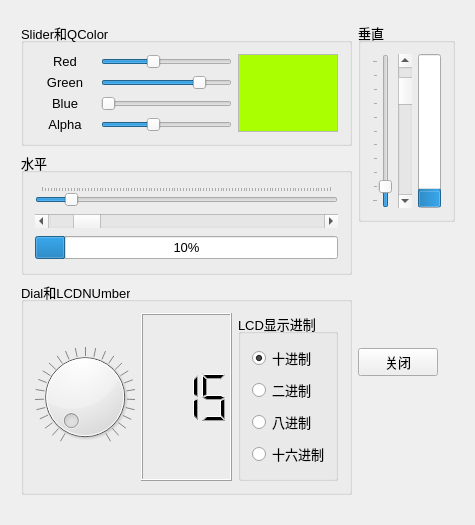
<?xml version="1.0" encoding="UTF-8"?>
<ui version="4.0">
 <class>Widget</class>
 <widget class="QWidget" name="Widget">
  <property name="geometry">
   <rect>
    <x>0</x>
    <y>0</y>
    <width>475</width>
    <height>525</height>
   </rect>
  </property>
  <property name="font">
   <font>
    <pointsize>10</pointsize>
   </font>
  </property>
  <property name="windowTitle">
   <string>数值输入和显示Misc</string>
  </property>
  <widget class="QWidget" name="layoutWidget">
   <property name="geometry">
    <rect>
     <x>10</x>
     <y>11</y>
     <width>456</width>
     <height>495</height>
    </rect>
   </property>
   <layout class="QHBoxLayout" name="horizontalLayout">
    <item>
     <layout class="QVBoxLayout" name="verticalLayout_2">
      <item>
       <widget class="QGroupBox" name="groupBox_2">
        <property name="title">
         <string>Slider和QColor</string>
        </property>
        <layout class="QGridLayout" name="gridLayout_2">
         <item row="1" column="1">
          <widget class="QSlider" name="SliderGreen">
           <property name="maximum">
            <number>255</number>
           </property>
           <property name="value">
            <number>200</number>
           </property>
           <property name="orientation">
            <enum>Qt::Horizontal</enum>
           </property>
          </widget>
         </item>
         <item row="2" column="1">
          <widget class="QSlider" name="SliderBlue">
           <property name="maximum">
            <number>255</number>
           </property>
           <property name="orientation">
            <enum>Qt::Horizontal</enum>
           </property>
          </widget>
         </item>
         <item row="0" column="0">
          <widget class="QLabel" name="label">
           <property name="minimumSize">
            <size>
             <width>60</width>
             <height>0</height>
            </size>
           </property>
           <property name="text">
            <string>Red</string>
           </property>
           <property name="alignment">
            <set>Qt::AlignCenter</set>
           </property>
          </widget>
         </item>
         <item row="1" column="0">
          <widget class="QLabel" name="label_2">
           <property name="text">
            <string>Green</string>
           </property>
           <property name="alignment">
            <set>Qt::AlignCenter</set>
           </property>
          </widget>
         </item>
         <item row="2" column="0">
          <widget class="QLabel" name="label_3">
           <property name="text">
            <string>Blue</string>
           </property>
           <property name="alignment">
            <set>Qt::AlignCenter</set>
           </property>
          </widget>
         </item>
         <item row="0" column="1">
          <widget class="QSlider" name="SliderRed">
           <property name="maximum">
            <number>255</number>
           </property>
           <property name="value">
            <number>100</number>
           </property>
           <property name="orientation">
            <enum>Qt::Horizontal</enum>
           </property>
           <property name="invertedAppearance">
            <bool>false</bool>
           </property>
           <property name="invertedControls">
            <bool>false</bool>
           </property>
           <property name="tickPosition">
            <enum>QSlider::NoTicks</enum>
           </property>
           <property name="tickInterval">
            <number>0</number>
           </property>
          </widget>
         </item>
         <item row="3" column="1">
          <widget class="QSlider" name="SliderAlpha">
           <property name="maximum">
            <number>255</number>
           </property>
           <property name="value">
            <number>100</number>
           </property>
           <property name="orientation">
            <enum>Qt::Horizontal</enum>
           </property>
          </widget>
         </item>
         <item row="3" column="0">
          <widget class="QLabel" name="label_4">
           <property name="text">
            <string>Alpha</string>
           </property>
           <property name="alignment">
            <set>Qt::AlignCenter</set>
           </property>
          </widget>
         </item>
         <item row="0" column="3" rowspan="4">
          <widget class="QTextEdit" name="textEdit">
           <property name="maximumSize">
            <size>
             <width>100</width>
             <height>16777215</height>
            </size>
           </property>
           <property name="palette">
            <palette>
             <active>
              <colorrole role="Base">
               <brush brushstyle="SolidPattern">
                <color alpha="255">
                 <red>170</red>
                 <green>255</green>
                 <blue>0</blue>
                </color>
               </brush>
              </colorrole>
             </active>
             <inactive>
              <colorrole role="Base">
               <brush brushstyle="SolidPattern">
                <color alpha="255">
                 <red>170</red>
                 <green>255</green>
                 <blue>0</blue>
                </color>
               </brush>
              </colorrole>
             </inactive>
             <disabled>
              <colorrole role="Base">
               <brush brushstyle="SolidPattern">
                <color alpha="255">
                 <red>240</red>
                 <green>240</green>
                 <blue>240</blue>
                </color>
               </brush>
              </colorrole>
             </disabled>
            </palette>
           </property>
          </widget>
         </item>
        </layout>
       </widget>
      </item>
      <item>
       <widget class="QGroupBox" name="groupBox">
        <property name="title">
         <string>水平</string>
        </property>
        <layout class="QVBoxLayout" name="verticalLayout">
         <item>
          <widget class="QSlider" name="SliderH">
           <property name="maximum">
            <number>100</number>
           </property>
           <property name="value">
            <number>10</number>
           </property>
           <property name="orientation">
            <enum>Qt::Horizontal</enum>
           </property>
           <property name="invertedAppearance">
            <bool>false</bool>
           </property>
           <property name="invertedControls">
            <bool>true</bool>
           </property>
           <property name="tickPosition">
            <enum>QSlider::TicksAbove</enum>
           </property>
           <property name="tickInterval">
            <number>0</number>
           </property>
          </widget>
         </item>
         <item>
          <widget class="QScrollBar" name="ScrollBarH">
           <property name="maximum">
            <number>100</number>
           </property>
           <property name="value">
            <number>10</number>
           </property>
           <property name="sliderPosition">
            <number>10</number>
           </property>
           <property name="orientation">
            <enum>Qt::Horizontal</enum>
           </property>
          </widget>
         </item>
         <item>
          <widget class="QProgressBar" name="progBarH">
           <property name="value">
            <number>10</number>
           </property>
           <property name="textVisible">
            <bool>true</bool>
           </property>
           <property name="orientation">
            <enum>Qt::Horizontal</enum>
           </property>
           <property name="textDirection">
            <enum>QProgressBar::TopToBottom</enum>
           </property>
           <property name="format">
            <string>%p%</string>
           </property>
          </widget>
         </item>
        </layout>
       </widget>
      </item>
      <item>
       <widget class="QGroupBox" name="groupBox_4">
        <property name="title">
         <string>Dial和LCDNUmber</string>
        </property>
        <layout class="QHBoxLayout" name="horizontalLayout_2">
         <item>
          <widget class="QDial" name="dial">
           <property name="maximum">
            <number>255</number>
           </property>
           <property name="sliderPosition">
            <number>0</number>
           </property>
           <property name="tracking">
            <bool>true</bool>
           </property>
           <property name="orientation">
            <enum>Qt::Horizontal</enum>
           </property>
           <property name="wrapping">
            <bool>false</bool>
           </property>
           <property name="notchTarget">
            <double>10.000000000000000</double>
           </property>
           <property name="notchesVisible">
            <bool>true</bool>
           </property>
          </widget>
         </item>
         <item>
          <widget class="QLCDNumber" name="LCDDisplay">
           <property name="smallDecimalPoint">
            <bool>false</bool>
           </property>
           <property name="digitCount">
            <number>3</number>
           </property>
           <property name="mode">
            <enum>QLCDNumber::Dec</enum>
           </property>
           <property name="segmentStyle">
            <enum>QLCDNumber::Filled</enum>
           </property>
           <property name="value" stdset="0">
            <double>15.000000000000000</double>
           </property>
           <property name="intValue" stdset="0">
            <number>15</number>
           </property>
          </widget>
         </item>
         <item>
          <widget class="QGroupBox" name="groupBox_5">
           <property name="maximumSize">
            <size>
             <width>100</width>
             <height>16777215</height>
            </size>
           </property>
           <property name="title">
            <string>LCD显示进制</string>
           </property>
           <layout class="QVBoxLayout" name="verticalLayout_5">
            <item>
             <widget class="QRadioButton" name="radioBtnDec">
              <property name="text">
               <string>十进制</string>
              </property>
              <property name="checked">
               <bool>true</bool>
              </property>
             </widget>
            </item>
            <item>
             <widget class="QRadioButton" name="radioBtnBin">
              <property name="text">
               <string>二进制</string>
              </property>
             </widget>
            </item>
            <item>
             <widget class="QRadioButton" name="radioBtnOct">
              <property name="text">
               <string>八进制</string>
              </property>
             </widget>
            </item>
            <item>
             <widget class="QRadioButton" name="radioBtnHex">
              <property name="text">
               <string>十六进制</string>
              </property>
             </widget>
            </item>
           </layout>
          </widget>
         </item>
        </layout>
       </widget>
      </item>
     </layout>
    </item>
    <item>
     <layout class="QGridLayout" name="gridLayout">
      <item row="0" column="0">
       <widget class="QGroupBox" name="groupBox_3">
        <property name="minimumSize">
         <size>
          <width>0</width>
          <height>200</height>
         </size>
        </property>
        <property name="title">
         <string>垂直</string>
        </property>
        <layout class="QHBoxLayout" name="horizontalLayout_3">
         <item>
          <widget class="QSlider" name="SliderV">
           <property name="maximum">
            <number>100</number>
           </property>
           <property name="value">
            <number>10</number>
           </property>
           <property name="orientation">
            <enum>Qt::Vertical</enum>
           </property>
           <property name="tickPosition">
            <enum>QSlider::TicksAbove</enum>
           </property>
          </widget>
         </item>
         <item>
          <widget class="QScrollBar" name="ScrollBarV">
           <property name="maximum">
            <number>100</number>
           </property>
           <property name="sliderPosition">
            <number>10</number>
           </property>
           <property name="orientation">
            <enum>Qt::Vertical</enum>
           </property>
          </widget>
         </item>
         <item>
          <widget class="QProgressBar" name="progBarV">
           <property name="value">
            <number>10</number>
           </property>
           <property name="alignment">
            <set>Qt::AlignLeading|Qt::AlignLeft|Qt::AlignTop</set>
           </property>
           <property name="textVisible">
            <bool>false</bool>
           </property>
           <property name="orientation">
            <enum>Qt::Vertical</enum>
           </property>
           <property name="invertedAppearance">
            <bool>false</bool>
           </property>
           <property name="textDirection">
            <enum>QProgressBar::BottomToTop</enum>
           </property>
          </widget>
         </item>
        </layout>
       </widget>
      </item>
      <item row="1" column="0">
       <spacer name="verticalSpacer">
        <property name="orientation">
         <enum>Qt::Vertical</enum>
        </property>
        <property name="sizeHint" stdset="0">
         <size>
          <width>20</width>
          <height>40</height>
         </size>
        </property>
       </spacer>
      </item>
      <item row="2" column="0">
       <widget class="QPushButton" name="btnClose">
        <property name="maximumSize">
         <size>
          <width>80</width>
          <height>16777215</height>
         </size>
        </property>
        <property name="text">
         <string>关闭</string>
        </property>
        <property name="icon">
         <iconset>
          <normalon>:/icons/images/exit.bmp</normalon>
         </iconset>
        </property>
       </widget>
      </item>
      <item row="3" column="0">
       <spacer name="verticalSpacer_2">
        <property name="orientation">
         <enum>Qt::Vertical</enum>
        </property>
        <property name="sizeHint" stdset="0">
         <size>
          <width>20</width>
          <height>40</height>
         </size>
        </property>
       </spacer>
      </item>
     </layout>
    </item>
   </layout>
  </widget>
 </widget>
 <layoutdefault spacing="6" margin="11"/>
 <resources/>
 <connections>
  <connection>
   <sender>btnClose</sender>
   <signal>clicked()</signal>
   <receiver>Widget</receiver>
   <slot>close()</slot>
   <hints>
    <hint type="sourcelabel">
     <x>319</x>
     <y>285</y>
    </hint>
    <hint type="destinationlabel">
     <x>183</x>
     <y>177</y>
    </hint>
   </hints>
  </connection>
 </connections>
</ui>
